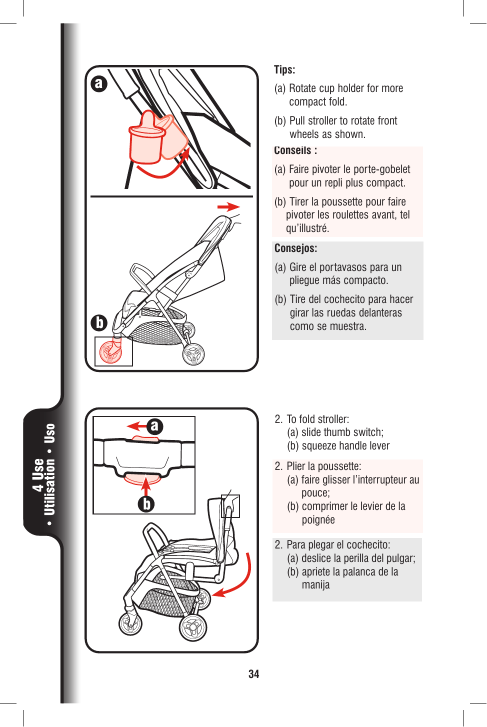
#> input picture poc-higgsfield-one-hand-fold/references/manual-fold-page-34.png, 974 x 1454 px, found by its file name (shown at 1/2 size)
$ python compose_media.py
#> lines starting #> are read from the running program, lines starting #| are printed output that depends on the picture
"""Compose diagnostic presentation media from clean Blender frames and local sources."""
from pathlib import Path
import argparse,json,subprocess,statistics
from PIL import Image,ImageDraw,ImageFont,ImageOps
RUN=Path(__file__).resolve().parents[1];ROOT=RUN.parents[1];FINAL=RUN/'final'
FONT='/System/Library/Fonts/Supplemental/Arial.ttf'
BOLD='/System/Library/Fonts/Supplemental/Arial Bold.ttf'
def ft(n,bold=False):return ImageFont.truetype(BOLD if bold else FONT,n)
def wrap(d,text,xy,width,font,fill,leading=1.28):
 if '\n' in text:
  x,y=xy
  for paragraph in text.split('\n'):y=wrap(d,paragraph,(x,y),width,font,fill,leading)
  return y
 x,y=xy;line=''
 for word in text.split():
  test=(line+' '+word).strip()
  if d.textlength(test,font=font)>width and line:d.text((x,y),line,font=font,fill=fill);y+=int(font.size*leading);line=word
  else:line=test
 if line:d.text((x,y),line,font=font,fill=fill);y+=int(font.size*leading)
 return y
# [29 lines left out: functions stage, panel, not called in this run]
def source_panel():
 path=ROOT/'poc-higgsfield-one-hand-fold/references/manual-fold-page-34.png'
 im=Image.open(path);im.crop((180,810,490,1065)).save(RUN/'references/control-crop.png')
#> in source_panel, im is the input picture: PIL image 974x1454 RGB; mean R, G, B 234.7, 232.8, 232.6
#> after `im = Image.open(path)`:
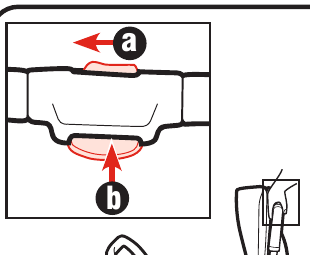
#> saved as control-crop.png: PIL image 310x255 RGB; mean R, G, B 230.8, 227.6, 227.5
 crop=Image.open(RUN/'references/control-crop.png').convert('RGB')
 out=Image.new('RGB',(1280,720),'#12242e');d=ImageDraw.Draw(out)
#> after `out = Image.new('RGB', (1280, 720), '#12242e')`:
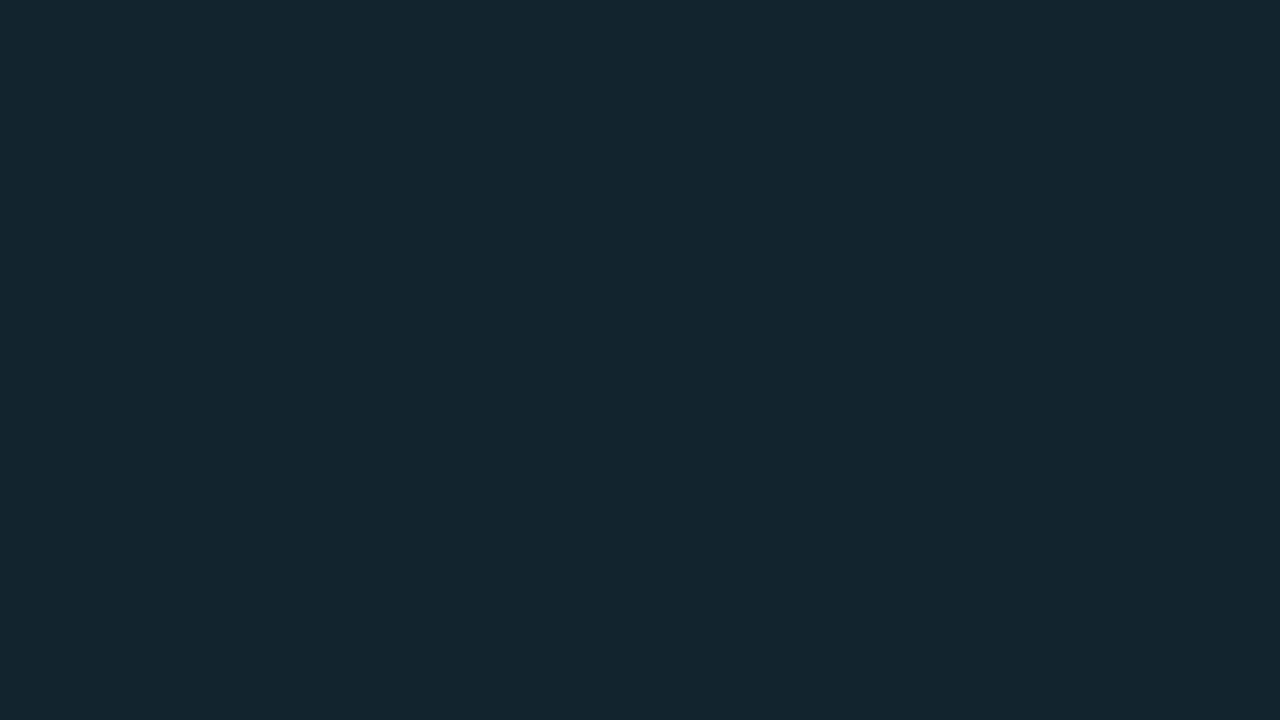
#> out: PIL image 1280x720 RGB; mean R, G, B 18, 36, 46
 d.text((55,38),'RELEASE CONTROLS / SOURCE PANEL',font=ft(30,True),fill='#eff3f0')
 crop=ImageOps.contain(crop,(500,440));out.paste(crop,(60,145))
#> after `crop = ImageOps.contain(crop, (500, 440))`:
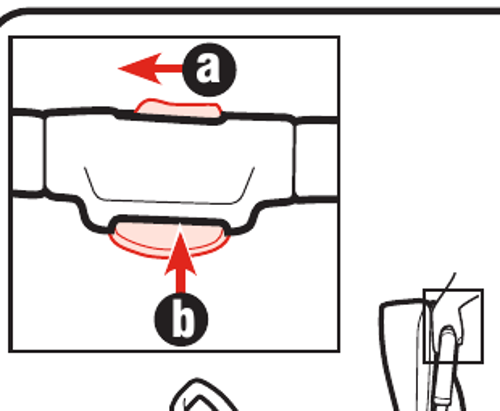
#> crop: PIL image 500x411 RGB; mean R, G, B 230.4, 227.2, 227.1
#> after `out.paste(crop, (60, 145))`:
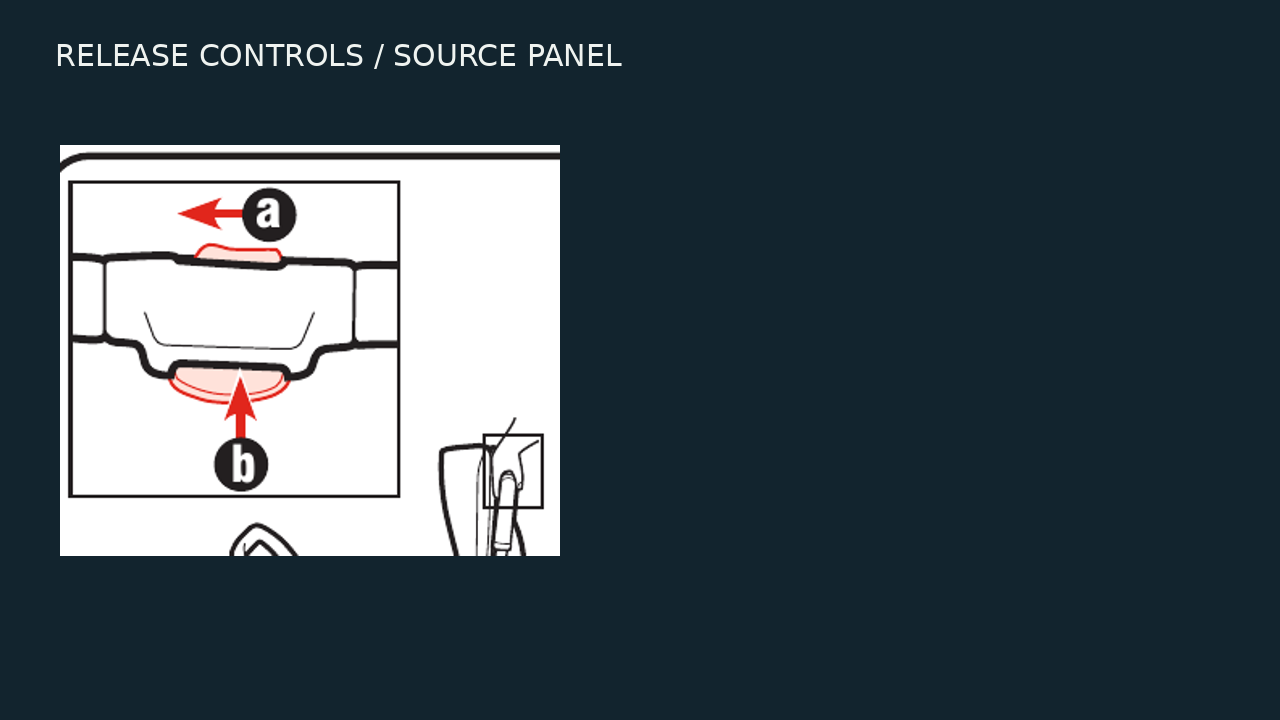
#> out: PIL image 1280x720 RGB; mean R, G, B 66.3, 79.5, 87.2
 wrap(d,'1  Slide thumb switch\n2  Squeeze handle lever',(625,160),590,ft(31,True),'#eff3f0')
 wrap(d,'The original Ready2Jet manual, page 34, establishes the location, direction and order. Exact travel is obscured in the video; the model uses an illustrative movement.',(625,280),540,ft(23),'#c3d3d7')
 wrap(d,'Manual applies to the archived Ready2Jet family. Exact Kingston SKU applicability remains unresolved.',(625,470),540,ft(20),'#e2bd84')
 d.text((55,657),'INTERNAL RESEARCH / MANUFACTURER SOURCE / NO HIDDEN LATCH CLAIM',font=ft(18,True),fill='#82bbb6')
 out.save(FINAL/'release-control-source-panel.png')
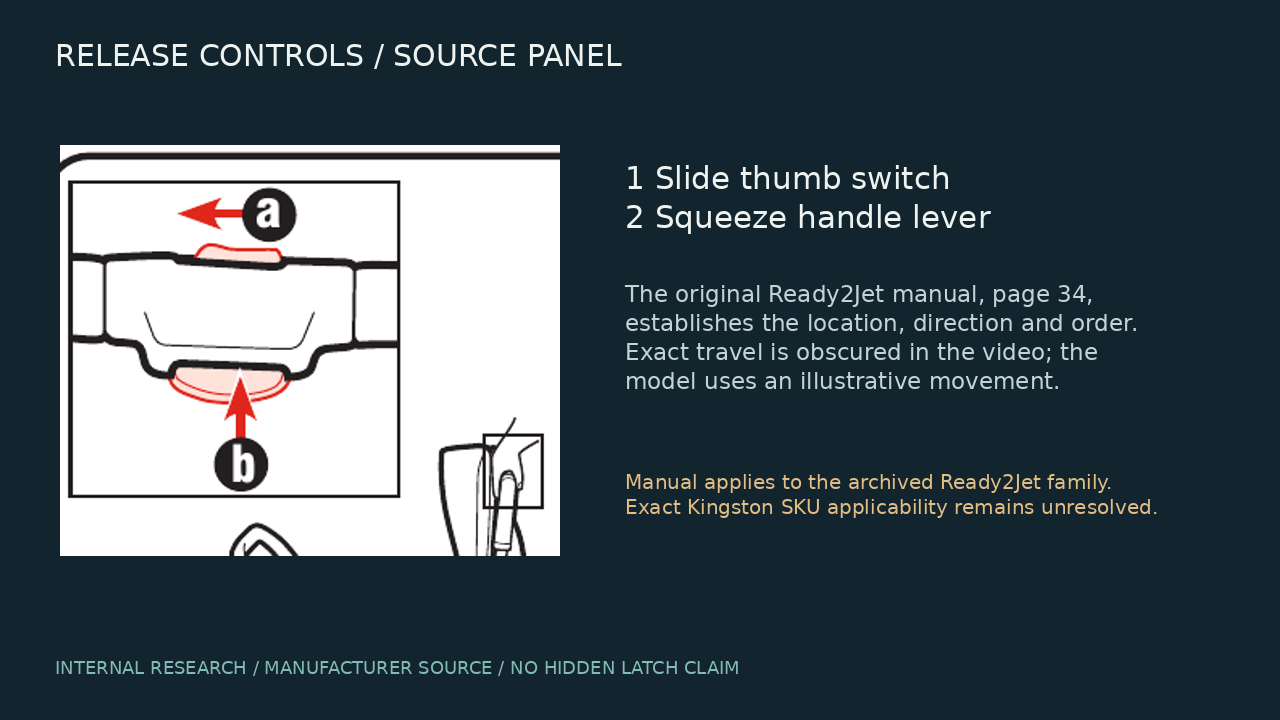
#> saved as release-control-source-panel.png: PIL image 1280x720 RGB; mean R, G, B 70.4, 83.4, 90.6
 subprocess.run(['ffmpeg','-v','error','-loop','1','-i',str(FINAL/'release-control-source-panel.png'),'-t','3','-r','24','-c:v','libx264','-pix_fmt','yuv420p','-movflags','+faststart','-y',str(FINAL/'release-control-source-panel.mp4')],check=True)
#> (this line was passed over: subprocess is not available in this run)
def encode(cam):
 target=FINAL/('fold-main.mp4' if cam=='main' else 'fold-rear-right.mp4')
 cmd=['ffmpeg','-v','error','-f','rawvideo','-pixel_format','rgb24','-video_size','1280x720','-framerate','24','-i','-','-c:v','libx264','-crf','19','-preset','medium','-pix_fmt','yuv420p','-movflags','+faststart','-y',str(target)]
#> (the run stopped early here; a loop or call above may not have finished)
